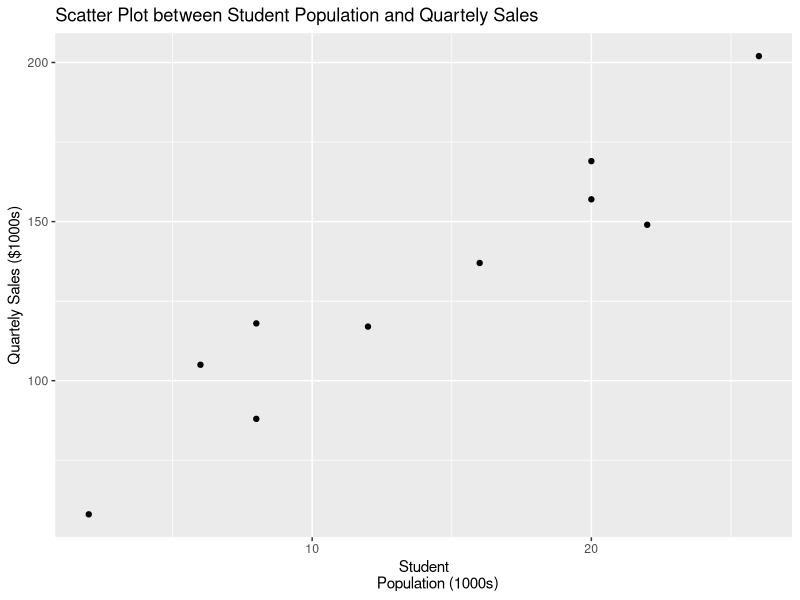
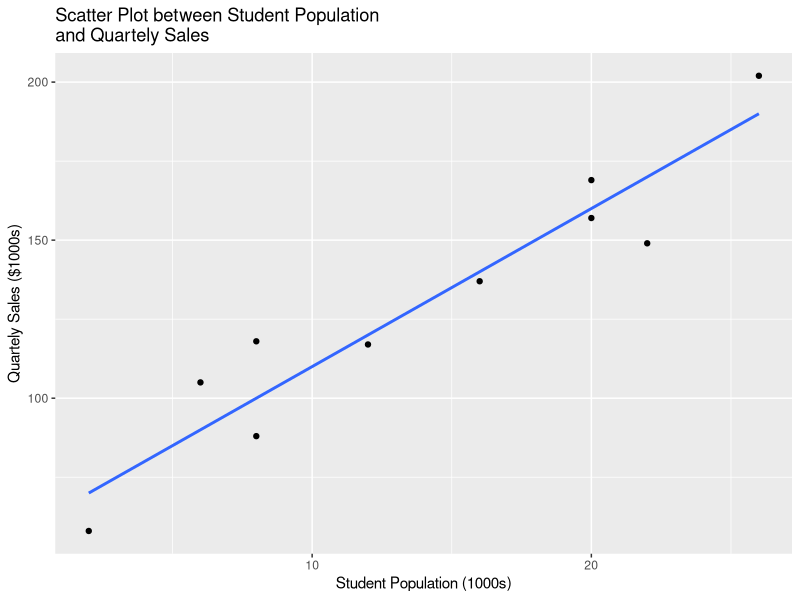

Reproduce these figures in R, in order.
                                    # Page no. : 565 - 566

# Least Squares Method

restaurant <- c(1,2,3,4,5,6,7,8,9,10)
student_population <- c(2,6,8,8,12,16,20,20,22,26)
quartely_sales <- c(58,105,88,118,117,137,157,169,149,202)

DF <- data.frame(restaurant, student_population, quartely_sales)

# Install Library if not installed

# install.packages("ggplot2")

# Import Library

library(ggplot2) 

ggplot(DF,aes(student_population, quartely_sales)) + geom_point() +
  labs(title = "Scatter Plot between Student Population and Quartely Sales",x = "Student
       Population (1000s)", y = "Quartely Sales ($1000s)")

                                  # Page no. : 567 - 569

regressor <- lm(quartely_sales ~ student_population, data = DF)
res <- summary(regressor)

res

b1 <- res$coefficients[[2]]

b0 <- res$coefficients[[1]]

cat("Estimated Regression Equation is y_cap =",b0,"+",b1,"x")

ggplot(DF,aes(student_population, quartely_sales)) + geom_point() + 
  geom_smooth(method='lm', se = F) + labs(title = "Scatter Plot between Student Population 
and Quartely Sales",x = "Student Population (1000s)", y = "Quartely Sales ($1000s)")
